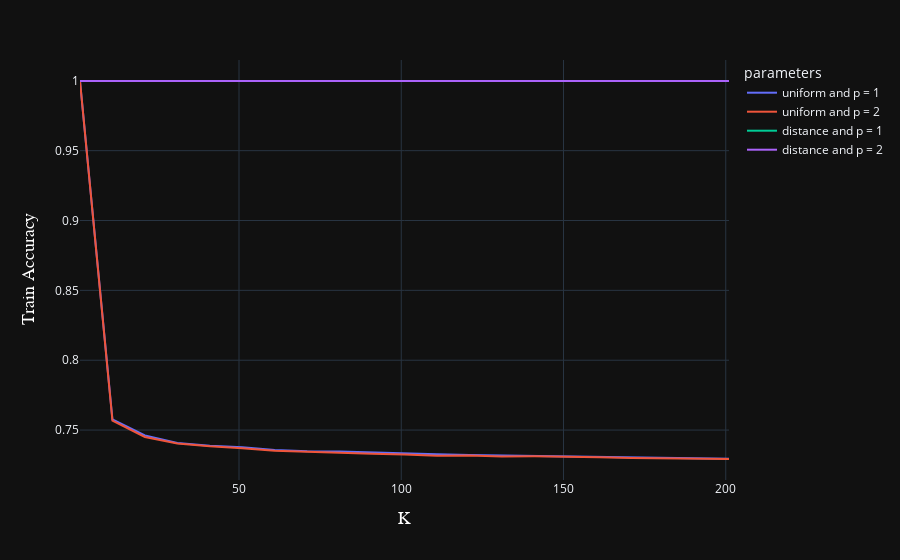

Notebook cell for this chart:
### Code cell
#vizualizing training accuracy over all K values while also varying weights and distance calculations
fig = px.line(results, x='k',y='train accuracy', color='parameters')
font = dict(size=18,family='Arial',color='white')
fig.update_yaxes(title = 'Train Accuracy',title_font = font)
fig.update_xaxes(title = 'K', title_font= font)
fig.show()

### Figure 1 — Plotly figure (JSON) as saved in the notebook; plotly's stock layout.template omitted (floating-point values rounded to 4 significant figures)
{"data": [{"hovertemplate": "parameters=uniform and p = 1<br>k=%{x}<br>train accuracy=%{y}<extra></extra>", "legendgroup": "uniform and p = 1", "line": {"color": "#636efa", "dash": "solid"}, "marker": {"symbol": "circle"}, "mode": "lines", "name": "uniform and p = 1", "orientation": "v", "showlegend": true, "x": [1, 11, 21, 31, 41, 51, 61, 71, 81, 91, 101, 111, 121, 131, 141, 151, 161, 171, 181, 191, 201], "xaxis": "x", "y": [0.9999, 0.7576, 0.7461, 0.7408, 0.7387, 0.7376, 0.7356, 0.7349, 0.7347, 0.7339, 0.733, 0.7327, 0.7322, 0.7319, 0.7314, 0.7311, 0.7308, 0.7308, 0.7302, 0.7301, 0.7296], "yaxis": "y", "type": "scatter"}, {"hovertemplate": "parameters=uniform and p = 2<br>k=%{x}<br>train accuracy=%{y}<extra></extra>", "legendgroup": "uniform and p = 2", "line": {"color": "#EF553B", "dash": "solid"}, "marker": {"symbol": "circle"}, "mode": "lines", "name": "uniform and p = 2", "orientation": "v", "showlegend": true, "x": [1, 11, 21, 31, 41, 51, 61, 71, 81, 91, 101, 111, 121, 131, 141, 151, 161, 171, 181, 191, 201], "xaxis": "x", "y": [0.9999, 0.7567, 0.7451, 0.7404, 0.7383, 0.737, 0.7351, 0.7343, 0.7336, 0.733, 0.7325, 0.7317, 0.7318, 0.7311, 0.7312, 0.7306, 0.7305, 0.7301, 0.7297, 0.7293, 0.7293], "yaxis": "y", "type": "scatter"}, {"hovertemplate": "parameters=distance and p = 1<br>k=%{x}<br>train accuracy=%{y}<extra></extra>", "legendgroup": "distance and p = 1", "line": {"color": "#00cc96", "dash": "solid"}, "marker": {"symbol": "circle"}, "mode": "lines", "name": "distance and p = 1", "orientation": "v", "showlegend": true, "x": [1, 11, 21, 31, 41, 51, 61, 71, 81, 91, 101, 111, 121, 131, 141, 151, 161, 171, 181, 191, 201], "xaxis": "x", "y": [0.9999, 0.9999, 0.9999, 0.9999, 0.9999, 0.9999, 0.9999, 0.9999, 0.9999, 0.9999, 0.9999, 0.9999, 0.9999, 0.9999, 0.9999, 0.9999, 0.9999, 0.9999, 0.9999, 0.9999, 0.9999], "yaxis": "y", "type": "scatter"}, {"hovertemplate": "parameters=distance and p = 2<br>k=%{x}<br>train accuracy=%{y}<extra></extra>", "legendgroup": "distance and p = 2", "line": {"color": "#ab63fa", "dash": "solid"}, "marker": {"symbol": "circle"}, "mode": "lines", "name": "distance and p = 2", "orientation": "v", "showlegend": true, "x": [1, 11, 21, 31, 41, 51, 61, 71, 81, 91, 101, 111, 121, 131, 141, 151, 161, 171, 181, 191, 201], "xaxis": "x", "y": [0.9999, 0.9999, 0.9999, 0.9999, 0.9999, 0.9999, 0.9999, 0.9999, 0.9999, 0.9999, 0.9999, 0.9999, 0.9999, 0.9999, 0.9999, 0.9999, 0.9999, 0.9999, 0.9999, 0.9999, 0.9999], "yaxis": "y", "type": "scatter"}], "layout": {"xaxis": {"anchor": "y", "domain": [0.0, 1.0], "title": {"text": "K", "font": {"size": 18, "family": "Arial", "color": "white"}}}, "yaxis": {"anchor": "x", "domain": [0.0, 1.0], "title": {"text": "Train Accuracy", "font": {"size": 18, "family": "Arial", "color": "white"}}}, "legend": {"title": {"text": "parameters"}, "tracegroupgap": 0}, "margin": {"t": 60}}}
